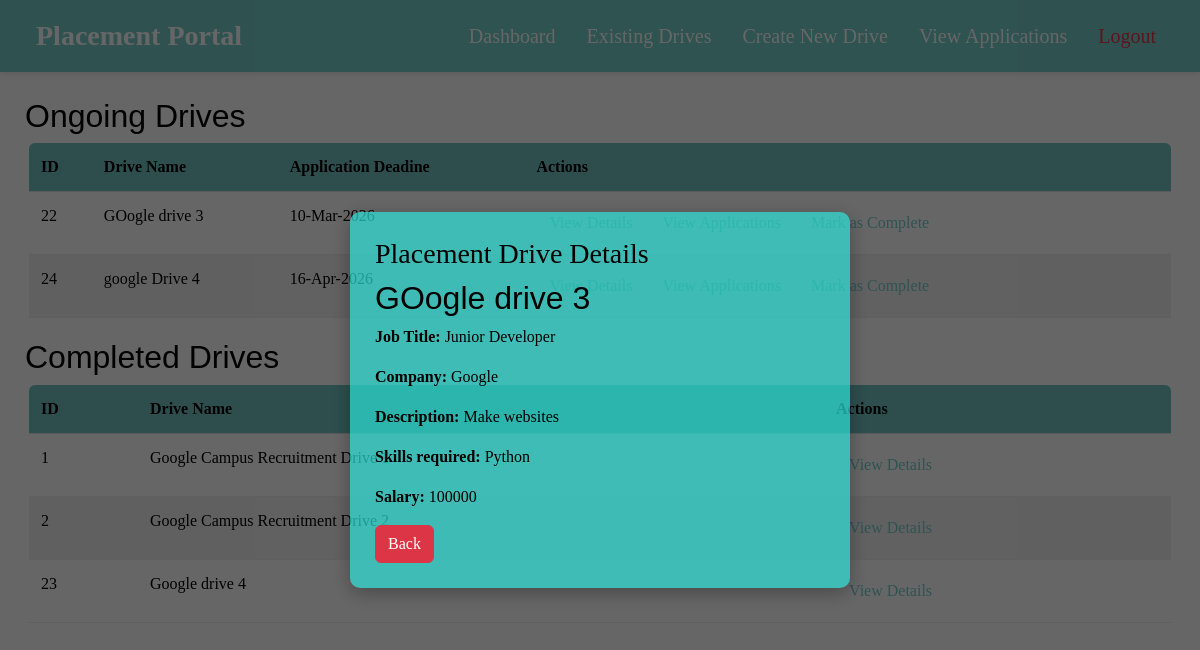
Screenshot of /company/1/viewDrives?viewDriveId=22 (signed in) with the database file from the repository.
### models.py (models this page shows)
class JobPosition(db.Model):
    __tablename__ = "jobpositions"
    jobId = db.Column(db.Integer, primary_key = True, autoincrement = True)
    companyId = db.Column(db.Integer, db.ForeignKey("companies.companyId"), nullable = False)
    driveName = db.Column(db.String, nullable = False)
    positionOpen= db.Column(db.String, nullable = False)
    description = db.Column(db.String, nullable = False)
    skillsRequired = db.Column(db.String, nullable = False)
    experienceRequired = db.Column(db.String, nullable = False)
    deadline = db.Column(db.DateTime, nullable = False)
    active = db.Column(db.Boolean, default = True, nullable = False)
    salary = db.Column(db.String, nullable = False)
    location = db.Column(db.String, nullable = False)
    company = db.relationship('Company', back_populates = "jobs")
    applications = db.relationship('Application', back_populates = 'job', lazy = True, cascade = "all, delete-orphan")

class Company(db.Model):
    __tablename__ = "companies"
    companyId = db.Column(db.Integer, autoincrement = True, primary_key = True)
    userId = db.Column(db.Integer, db.ForeignKey("users.userId"), nullable = False)
    companyName = db.Column(db.String, nullable = False)
    industry = db.Column(db.String, nullable = False)
    description = db.Column(db.String, nullable = False)
    companyEmail = db.Column(db.String,nullable = False)
    approved = db.Column(db.Boolean, default = False, nullable = False)
    jobs = db.relationship('JobPosition', back_populates = "company", lazy = True, cascade = "all, delete-orphan")
    user = db.relationship('User', back_populates = "company")

### app.py (the view)
@app.route('/company/<int:companyId>/viewDrives')
@role_required('Company')
def showCompanyDrives(companyId):
    query = JobPosition.query.filter_by(companyId = companyId)
    activeDrives = query.filter_by(active = True).all()
    completedDrives = query.filter_by(active = False).all()
    viewDriveId = request.args.get("viewDriveId")
    selectedDrive = None
    if viewDriveId:
        selectedDrive = JobPosition.query.filter_by(jobId = viewDriveId).first()
    return render_template('./company/existingDrives.html', companyId = companyId, selectedDrive = selectedDrive, activeDrives = activeDrives, completedDrives = completedDrives)

### app.py (called while the page is built)
@loginManager.user_loader
def load_user(userId):
    return db.session.get(User, int(userId))

def role_required(role):
    def wrapper(func):
        @wraps(func)
        @login_required
        def decorated_function(*args, **kwargs):
            if current_user.role != role:
                abort(403)
            if current_user.active != True:
                flash("Waiting Admin Approval!", "danger")
            return func(*args,**kwargs)
        return decorated_function
    return wrapper

### templates/company/existingDrives.html (shortened to what this page needs)
<!DOCTYPE html>
<html>
    <head>
        <link href="https://cdn.jsdelivr.net/npm/bootstrap@5.3.3/dist/css/bootstrap.min.css" rel="stylesheet">
        <link rel="stylesheet" href="../../static/css/style.css">
    </head>
    <body>
    <nav class="navbar navbar-expand-lg px-4" style="background-color: var(--primary-teal);">
    <div class="container-fluid">
        <a class="navbar-brand text-white" href="{{ url_for('showCompanyDash', companyId=companyId) }}">
            Placement Portal
        </a>
        <div class="collapse navbar-collapse" id="companyNavbar">
            <ul class="navbar-nav ms-auto">
                <li class="nav-item">
                    <a class="nav-link text-white" href="{{ url_for('showCompanyDash', companyId=companyId) }}">Dashboard</a>
                </li>
                <li class="nav-item">
                    <a class="nav-link text-white" href="{{ url_for('showCompanyDrives', companyId=companyId) }}">Existing Drives</a>
                </li>
                <li class="nav-item">
                    <a class="nav-link text-white" href="{{ url_for('createDrive', companyId=companyId) }}">Create New Drive</a>
                </li>
                <li class="nav-item">
                    <a class="nav-link text-white" href="{{ url_for('showCompanyApplications', companyId=companyId) }}">View Applications</a>
                </li>
                <li class="nav-item">
                    <a class="nav-link text-danger" href="{{ url_for('logout') }}">Logout</a>
                </li>
            </ul>
        </div>
    </div>
</nav>
    <div class ="content">
{% if activeDrives %}
    <h2>Ongoing Drives</h2>
<div class="table-container">
        <table class = "table table-striped">
            <tr>
                <th>ID</th>
                <th>Drive Name</th>
                <th>Application Deadine</th>
                <th>Actions</th>
            </tr>
            {%  for drive in activeDrives %}
            <tr>
                <td>{{ drive.jobId }}</td>
                <td> {{ drive.driveName }}</td>
                <td>{{ drive.deadline.strftime('%d-%b-%Y') }}</td>
                <td>
                    <a class="btn" href = "{{ url_for('showCompanyDrives', companyId = companyId, viewDriveId = drive.jobId) }}">View Details</a>
                    <a class="btn" href = "{{ url_for('showCompanyApplications', companyId = companyId, jobId = drive.jobId) }}">View Applications</a>
                    <a class = "btn" href = "{{ url_for('closeDrive', companyId = companyId, jobId = drive.jobId) }}">Mark as Complete</a>
                </td>
            </tr>
            {% endfor %}
        </table>
        </div>
        {% else %}
        <h2>No Ongoing Drives.</h2>
        {% endif %}
    <h2>Completed Drives</h2>
    <div class="table-container">
        <table class = "table table-striped">
            <tr>
                <th>ID</th>
                <th>Drive Name</th>
                <th>Actions</th>
            </tr>
            {%  for drive in completedDrives %}
            <tr>
                <td>{{ drive.jobId }}</td>
                <td> {{ drive.driveName }}</td>
                <td><a class="btn" href = "{{ url_for('showCompanyDrives', companyId = companyId, viewDriveId = drive.jobId) }}">View Details</a></td>
            </tr>
            {% endfor %}
        </table>
        </div>
        {% if selectedDrive %}
        <div class = "modal-overlay" tabindex = -1 id = "viewDriveModal">
            <div class = "modal-box">
                    <h3>
                        Placement Drive Details
                    </h3>
                    <div>
                        <h2>{{ selectedDrive.driveName }}</h2>
                        <p><b>Job Title: </b>{{ selectedDrive.positionOpen }}</p>
                        <p><b>Company: </b>{{ selectedDrive.company.companyName }}</p>
                        <p><b>Description: </b>{{ selectedDrive.description }}</p>
                        <p><b>Skills required: </b>{{ selectedDrive.skillsRequired }}</p>
                        <p><b>Salary: </b>{{ selectedDrive.salary }}</p>
                    </div>
                    <a href="{{ url_for('showCompanyDrives', companyId = companyId) }}" class="btn btn-danger">Back</a>
                </div>
        </div>
        {% endif %}
    </div>
    </body>
</html>

### static/css/style.css (style rules this page uses)
:root { --primary-teal: #76cfcb; --hover-purple: #ded5ff; --action-hover: #9b1aa0; --card-bg: rgb(227, 225, 250); --text-dark: #000000; --text-light: #ffffff; --border-radius-sm: 6px; --border-radius-lg: 12px; --nav-padding: 10px 20px; --transition-speed: 0.3s; --main-font: 'Times New Roman', Times, serif; --heading-font: 'Franklin Gothic Medium', 'Arial Narrow', Arial, sans-serif; }
body { font-family: var(--main-font); background-image: url('../images/background.png'); background-size: cover; background-position: center; background-attachment: fixed; color: var(--text-dark); }
.navbar { position: sticky; top: 0; z-index: 1030; box-shadow: 0 2px 6px rgba(0, 0, 0, 0.1); background-color: var(--primary-teal); padding: var(--nav-padding); }
.navbar-brand { color: var(--text-light); font-weight: bold; font-size: 28px; }
.nav-link { color: var(--text-light); margin-left: 15px; font-size: 20px; transition: color var(--transition-speed); }
.content { padding: 25px; }
.table-container { max-height: 350px; overflow-y: auto; border-radius: var(--border-radius-sm); margin: 4px; }
.table th { background-color: var(--primary-teal); color: var(--text-dark); font-weight: 600; padding: 12px; text-align: left; top: 0; position: sticky; z-index: 1000; }
.table td { padding: 12px; border-bottom: 1px solid #eee; }
.table a { color: var(--primary-teal); text-decoration: none; font-weight: 500; }
.modal-overlay { position: fixed; top: 0; left: 0; right: 0; bottom: 0; background: rgba(0,0,0,0.6); display: flex; justify-content: center; align-items: center; z-index: 1050; }
h2 { font-family: var(--heading-font); }
.modal-box { background: rgba(43, 230, 220, 0.674); padding: 25px; border-radius: 10px; width: 500px; box-shadow: 0 5px 20px rgba(0,0,0,0.3); font-family: Georgia, "Times New Roman", Times, serif; }

### rows the page displays
JobPosition: jobId "22", driveName "GOogle drive 3", deadline "10-Mar-2026", positionOpen "Junior Developer", description "Make websites", skillsRequired "Python", salary "100000"
JobPosition: jobId "24", driveName "google Drive 4", deadline "16-Apr-2026"
JobPosition: jobId "1", driveName "Google Campus Recruitment Drive 1"
JobPosition: jobId "2", driveName "Google Campus Recruitment Drive 2"
JobPosition: jobId "23", driveName "Google drive 4"
Company: company.companyName "Google"
